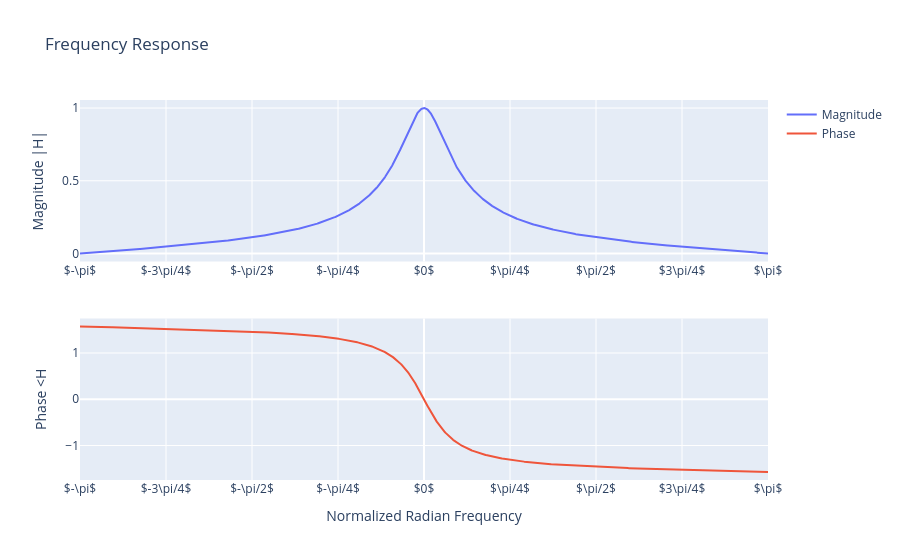

The code cell stored with this chart in its notebook:
### Markdown cell above
1.3 Let's see the frequency response of this filter:

### Code cell
from scipy.signal import freqz

r = 0.8 #Definim un r qualsevol, sempre i quan compleixi la condició inicial, 0 < r < 1

#Definim el numerador i denominador amb els coeficients
G = (1-r)/2
numerador = [G, G]
denominador = [1, -r]

interval = np.linspace(-np.pi, np.pi, 2048)
w, h = freqz(numerador, denominador, worN = interval)
plot_frequency_response(w, h)

### Figure 1 — Plotly figure (JSON) as saved in the notebook; plotly's stock layout.template omitted (floating-point values rounded to 4 significant figures; data arrays with more than 128 entries replaced by an {"elided": "..."} marker saying what was removed)
{"data": [{"name": "Magnitude", "type": "scatter", "x": {"elided": "2048 float values"}, "xaxis": "x", "y": {"elided": "2048 float values"}, "yaxis": "y"}, {"name": "Phase", "type": "scatter", "x": {"elided": "2048 float values"}, "xaxis": "x2", "y": {"elided": "2048 float values"}, "yaxis": "y2"}], "layout": {"title": {"text": "Frequency Response"}, "xaxis": {"anchor": "y", "domain": [0, 1], "tickmode": "array", "ticktext": ["$-\\pi$", "$-3\\pi/4$", "$-\\pi/2$", "$-\\pi/4$", "$0$", "$\\pi/4$", "$\\pi/2$", "$3\\pi/4$", "$\\pi$"], "tickvals": [-3.142, -2.356, -1.571, -0.7854, 0, 0.7854, 1.571, 2.356, 3.142]}, "xaxis2": {"anchor": "y2", "domain": [0, 1], "tickmode": "array", "ticktext": ["$-\\pi$", "$-3\\pi/4$", "$-\\pi/2$", "$-\\pi/4$", "$0$", "$\\pi/4$", "$\\pi/2$", "$3\\pi/4$", "$\\pi$"], "tickvals": [-3.142, -2.356, -1.571, -0.7854, 0, 0.7854, 1.571, 2.356, 3.142], "title": {"text": "Normalized Radian Frequency"}}, "yaxis": {"anchor": "x", "domain": [0.575, 1], "title": {"text": "Magnitude |H|"}}, "yaxis2": {"anchor": "x2", "domain": [0, 0.425], "title": {"text": "Phase <H"}}}}
